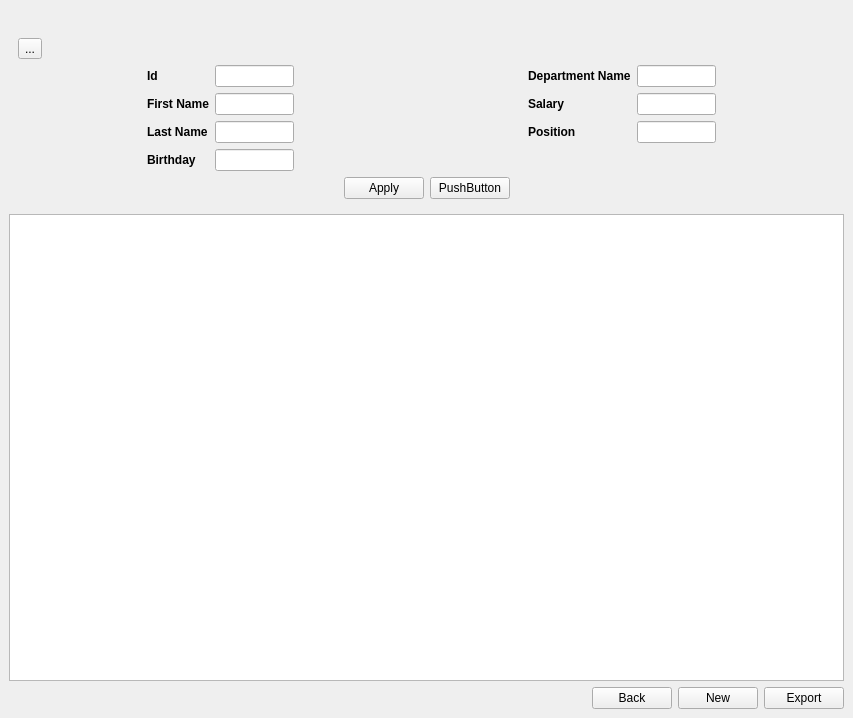
<?xml version="1.0" encoding="UTF-8"?>
<ui version="4.0">
 <class>MainWindow</class>
 <widget class="QMainWindow" name="MainWindow">
  <property name="geometry">
   <rect>
    <x>0</x>
    <y>0</y>
    <width>853</width>
    <height>718</height>
   </rect>
  </property>
  <property name="windowTitle">
   <string>MainWindow</string>
  </property>
  <widget class="QWidget" name="centralwidget">
   <layout class="QGridLayout" name="gridLayout_3">
    <item row="0" column="0">
     <layout class="QGridLayout" name="upperGridLayout">
      <item row="0" column="0">
       <spacer name="horizontalSpacer_2">
        <property name="orientation">
         <enum>Qt::Horizontal</enum>
        </property>
        <property name="sizeHint" stdset="0">
         <size>
          <width>1098</width>
          <height>20</height>
         </size>
        </property>
       </spacer>
      </item>
     </layout>
    </item>
    <item row="1" column="0">
     <widget class="QWidget" name="widget" native="true">
      <layout class="QGridLayout" name="gridLayout_2">
       <item row="0" column="0">
        <widget class="QToolButton" name="toolButton">
         <property name="text">
          <string>...</string>
         </property>
        </widget>
       </item>
       <item row="1" column="0">
        <layout class="QHBoxLayout" name="horizontalLayout">
         <item>
          <spacer name="horizontalSpacer_5">
           <property name="orientation">
            <enum>Qt::Horizontal</enum>
           </property>
           <property name="sizeHint" stdset="0">
            <size>
             <width>158</width>
             <height>20</height>
            </size>
           </property>
          </spacer>
         </item>
         <item>
          <layout class="QFormLayout" name="formLayout">
           <item row="0" column="0">
            <widget class="QLabel" name="idLabel">
             <property name="font">
              <font>
               <weight>75</weight>
               <bold>true</bold>
              </font>
             </property>
             <property name="text">
              <string>Id</string>
             </property>
            </widget>
           </item>
           <item row="0" column="1">
            <widget class="QLineEdit" name="idLineEdit"/>
           </item>
           <item row="1" column="0">
            <widget class="QLabel" name="firstNameLabel">
             <property name="font">
              <font>
               <weight>75</weight>
               <bold>true</bold>
              </font>
             </property>
             <property name="text">
              <string>First Name</string>
             </property>
            </widget>
           </item>
           <item row="1" column="1">
            <widget class="QLineEdit" name="firstNameLineEdit"/>
           </item>
           <item row="2" column="0">
            <widget class="QLabel" name="lastNameLabel">
             <property name="font">
              <font>
               <weight>75</weight>
               <bold>true</bold>
              </font>
             </property>
             <property name="text">
              <string>Last Name</string>
             </property>
            </widget>
           </item>
           <item row="2" column="1">
            <widget class="QLineEdit" name="lastNameLineEdit"/>
           </item>
           <item row="3" column="0">
            <widget class="QLabel" name="birthdayLabel">
             <property name="font">
              <font>
               <weight>75</weight>
               <bold>true</bold>
              </font>
             </property>
             <property name="text">
              <string>Birthday</string>
             </property>
            </widget>
           </item>
           <item row="3" column="1">
            <widget class="QLineEdit" name="birthdayLineEdit">
             <property name="text">
              <string/>
             </property>
            </widget>
           </item>
          </layout>
         </item>
         <item>
          <spacer name="horizontalSpacer_6">
           <property name="orientation">
            <enum>Qt::Horizontal</enum>
           </property>
           <property name="sizeHint" stdset="0">
            <size>
             <width>128</width>
             <height>20</height>
            </size>
           </property>
          </spacer>
         </item>
        </layout>
       </item>
       <item row="1" column="1">
        <layout class="QHBoxLayout" name="horizontalLayout_2">
         <item>
          <spacer name="horizontalSpacer_7">
           <property name="orientation">
            <enum>Qt::Horizontal</enum>
           </property>
           <property name="sizeHint" stdset="0">
            <size>
             <width>158</width>
             <height>20</height>
            </size>
           </property>
          </spacer>
         </item>
         <item>
          <layout class="QFormLayout" name="formLayout_2">
           <item row="0" column="0">
            <widget class="QLabel" name="departmentNameLabel">
             <property name="font">
              <font>
               <weight>75</weight>
               <bold>true</bold>
              </font>
             </property>
             <property name="text">
              <string>Department Name</string>
             </property>
            </widget>
           </item>
           <item row="0" column="1">
            <widget class="QLineEdit" name="departmentNameLineEdit"/>
           </item>
           <item row="1" column="0">
            <widget class="QLabel" name="salaryLabel">
             <property name="font">
              <font>
               <weight>75</weight>
               <bold>true</bold>
              </font>
             </property>
             <property name="text">
              <string>Salary</string>
             </property>
            </widget>
           </item>
           <item row="1" column="1">
            <widget class="QLineEdit" name="salaryLineEdit"/>
           </item>
           <item row="2" column="0">
            <widget class="QLabel" name="positionLabel">
             <property name="font">
              <font>
               <weight>75</weight>
               <bold>true</bold>
              </font>
             </property>
             <property name="text">
              <string>Position</string>
             </property>
            </widget>
           </item>
           <item row="2" column="1">
            <widget class="QLineEdit" name="positionLineEdit"/>
           </item>
          </layout>
         </item>
         <item>
          <spacer name="horizontalSpacer_8">
           <property name="orientation">
            <enum>Qt::Horizontal</enum>
           </property>
           <property name="sizeHint" stdset="0">
            <size>
             <width>148</width>
             <height>20</height>
            </size>
           </property>
          </spacer>
         </item>
        </layout>
       </item>
       <item row="2" column="0" colspan="2">
        <layout class="QGridLayout" name="gridLayout">
         <item row="0" column="0">
          <spacer name="horizontalSpacer_3">
           <property name="orientation">
            <enum>Qt::Horizontal</enum>
           </property>
           <property name="sizeHint" stdset="0">
            <size>
             <width>228</width>
             <height>20</height>
            </size>
           </property>
          </spacer>
         </item>
         <item row="0" column="1">
          <widget class="QPushButton" name="pushButton">
           <property name="text">
            <string>Apply</string>
           </property>
          </widget>
         </item>
         <item row="0" column="2">
          <widget class="QPushButton" name="pushButton_2">
           <property name="text">
            <string>PushButton</string>
           </property>
          </widget>
         </item>
         <item row="0" column="3">
          <spacer name="horizontalSpacer_4">
           <property name="orientation">
            <enum>Qt::Horizontal</enum>
           </property>
           <property name="sizeHint" stdset="0">
            <size>
             <width>178</width>
             <height>20</height>
            </size>
           </property>
          </spacer>
         </item>
        </layout>
       </item>
      </layout>
     </widget>
    </item>
    <item row="3" column="0">
     <layout class="QGridLayout" name="bottomGridLaout">
      <item row="0" column="0">
       <spacer name="horizontalSpacer">
        <property name="orientation">
         <enum>Qt::Horizontal</enum>
        </property>
        <property name="sizeHint" stdset="0">
         <size>
          <width>998</width>
          <height>20</height>
         </size>
        </property>
       </spacer>
      </item>
      <item row="0" column="1">
       <widget class="QPushButton" name="backButton">
        <property name="text">
         <string>Back</string>
        </property>
       </widget>
      </item>
      <item row="0" column="2">
       <widget class="QPushButton" name="newButton">
        <property name="text">
         <string>New</string>
        </property>
       </widget>
      </item>
      <item row="0" column="3">
       <widget class="QPushButton" name="exportButton">
        <property name="text">
         <string>Export</string>
        </property>
       </widget>
      </item>
     </layout>
    </item>
    <item row="2" column="0">
     <widget class="QTableWidget" name="tableWidget"/>
    </item>
   </layout>
  </widget>
 </widget>
 <resources/>
 <connections/>
</ui>
